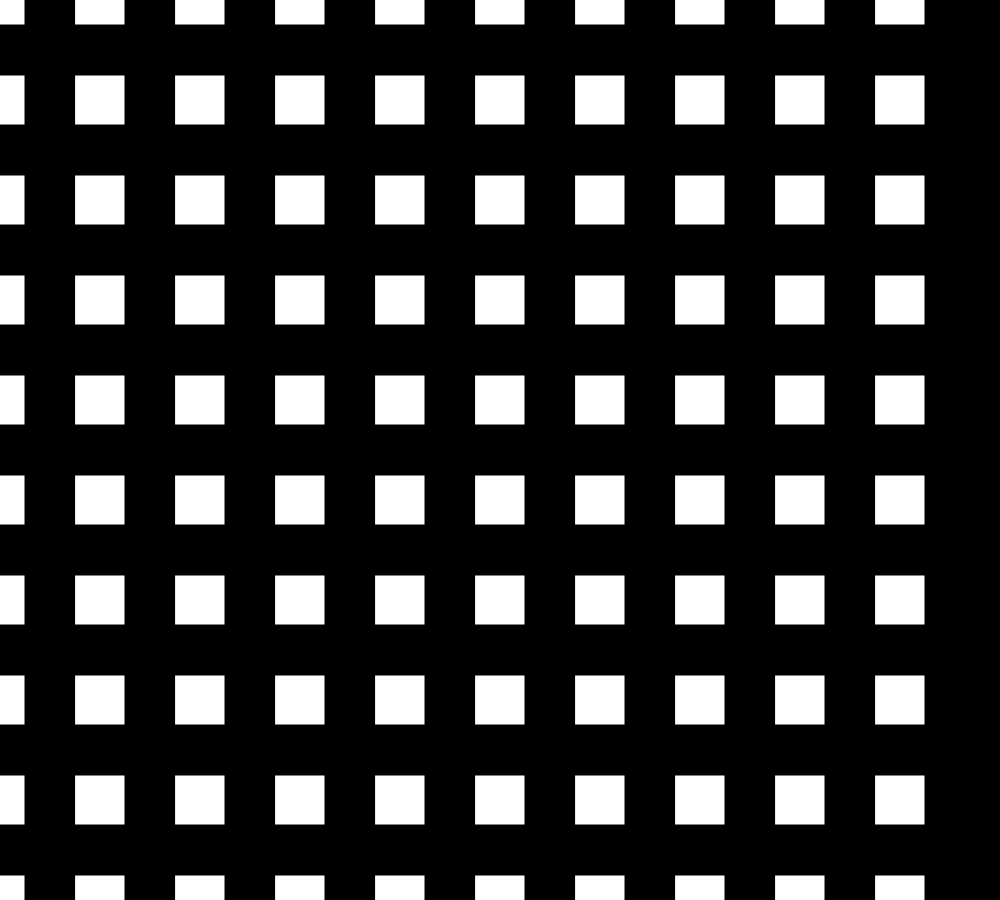
Frame 1 (no input)
Frame 60 (no input): identical to frame 1, image omitted
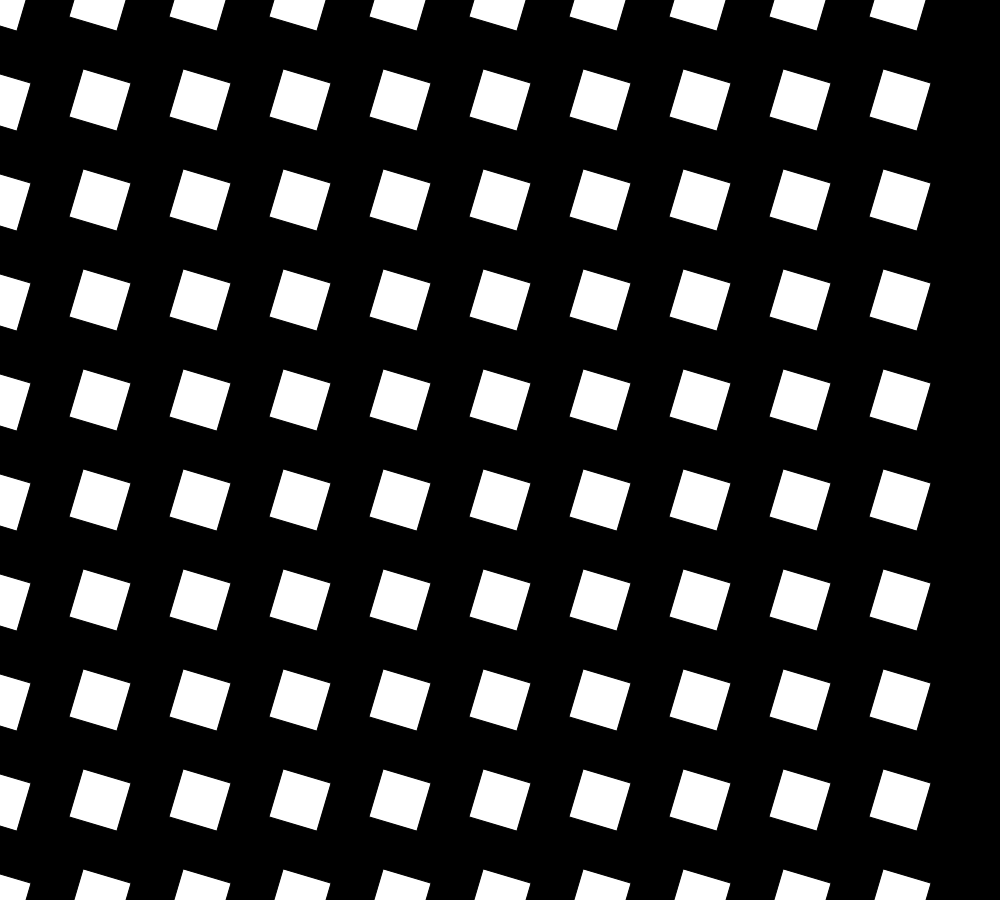
Frame 120 (the mouse pressed at the canvas centre since frame 60)

The p5.js sketch that drew these frames (run headless with seeded random() and noise() and a simulated clock; from frame 60 on, the mouse is pressed at the canvas centre):

// p5.js sketch
// ── sketch.js
function setup() {
  createCanvas(1000, 900);
  rectMode(CENTER);
}

function draw() {
  background(0);

  for (var i=0; i<10; i++) {
    for (var j=0; j<10; j++) {
      push();
      translate(100*i, 100*j);
      rotate(0.01*mouseX);
      rect(0, 0, 50, 50);
      pop();
    }
  }

}
